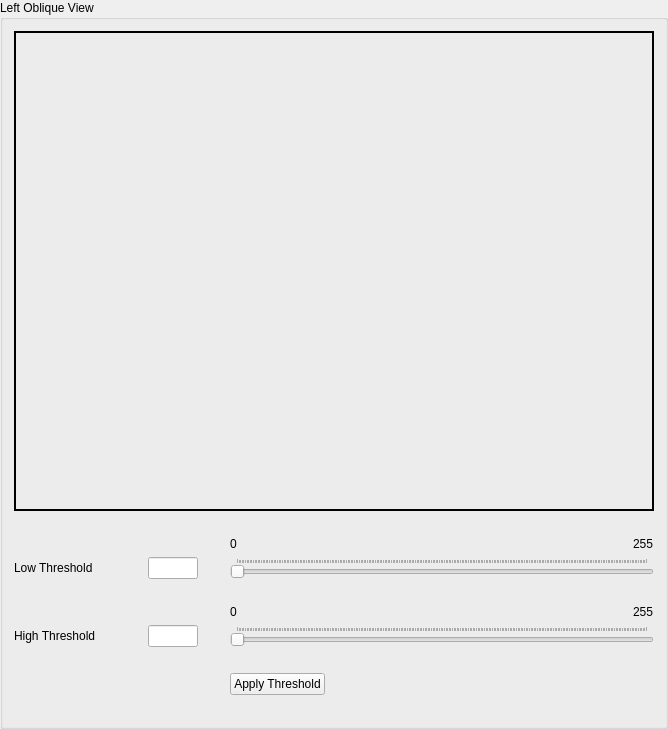
         <widget class="QGroupBox" name="groupBox_5">
          <property name="title">
           <string>Left Oblique View</string>
          </property>
          <layout class="QGridLayout" name="gridLayout_7">
           <item row="3" column="4" colspan="2">
            <widget class="QSlider" name="leftObliqueViewLowThreshSlider">
             <property name="maximum">
              <number>255</number>
             </property>
             <property name="orientation">
              <enum>Qt::Horizontal</enum>
             </property>
             <property name="tickPosition">
              <enum>QSlider::TicksAbove</enum>
             </property>
             <property name="tickInterval">
              <number>1</number>
             </property>
            </widget>
           </item>
           <item row="6" column="2">
            <widget class="QLineEdit" name="leftObliqueViewHighThreshField">
             <property name="sizePolicy">
              <sizepolicy hsizetype="Fixed" vsizetype="Fixed">
               <horstretch>0</horstretch>
               <verstretch>0</verstretch>
              </sizepolicy>
             </property>
             <property name="maximumSize">
              <size>
               <width>50</width>
               <height>30</height>
              </size>
             </property>
            </widget>
           </item>
           <item row="3" column="1">
            <spacer name="horizontalSpacer_13">
             <property name="orientation">
              <enum>Qt::Horizontal</enum>
             </property>
             <property name="sizeType">
              <enum>QSizePolicy::Fixed</enum>
             </property>
             <property name="sizeHint" stdset="0">
              <size>
               <width>40</width>
               <height>20</height>
              </size>
             </property>
            </spacer>
           </item>
           <item row="5" column="4">
            <widget class="QLabel" name="label_34">
             <property name="sizePolicy">
              <sizepolicy hsizetype="Fixed" vsizetype="Fixed">
               <horstretch>0</horstretch>
               <verstretch>0</verstretch>
              </sizepolicy>
             </property>
             <property name="text">
              <string>0</string>
             </property>
            </widget>
           </item>
           <item row="6" column="1">
            <spacer name="horizontalSpacer_19">
             <property name="orientation">
              <enum>Qt::Horizontal</enum>
             </property>
             <property name="sizeType">
              <enum>QSizePolicy::Fixed</enum>
             </property>
             <property name="sizeHint" stdset="0">
              <size>
               <width>40</width>
               <height>20</height>
              </size>
             </property>
            </spacer>
           </item>
           <item row="2" column="5" alignment="Qt::AlignRight">
            <widget class="QLabel" name="label_26">
             <property name="sizePolicy">
              <sizepolicy hsizetype="Fixed" vsizetype="Fixed">
               <horstretch>0</horstretch>
               <verstretch>0</verstretch>
              </sizepolicy>
             </property>
             <property name="text">
              <string>255</string>
             </property>
            </widget>
           </item>
           <item row="3" column="2">
            <widget class="QLineEdit" name="leftObliqueViewLowThreshField">
             <property name="sizePolicy">
              <sizepolicy hsizetype="Fixed" vsizetype="Fixed">
               <horstretch>0</horstretch>
               <verstretch>0</verstretch>
              </sizepolicy>
             </property>
             <property name="maximumSize">
              <size>
               <width>50</width>
               <height>30</height>
              </size>
             </property>
            </widget>
           </item>
           <item row="5" column="5" alignment="Qt::AlignRight">
            <widget class="QLabel" name="label_35">
             <property name="sizePolicy">
              <sizepolicy hsizetype="Fixed" vsizetype="Fixed">
               <horstretch>0</horstretch>
               <verstretch>0</verstretch>
              </sizepolicy>
             </property>
             <property name="text">
              <string>255</string>
             </property>
            </widget>
           </item>
           <item row="1" column="0">
            <spacer name="verticalSpacer_15">
             <property name="orientation">
              <enum>Qt::Vertical</enum>
             </property>
             <property name="sizeType">
              <enum>QSizePolicy::Fixed</enum>
             </property>
             <property name="sizeHint" stdset="0">
              <size>
               <width>20</width>
               <height>20</height>
              </size>
             </property>
            </spacer>
           </item>
           <item row="4" column="0">
            <spacer name="verticalSpacer_17">
             <property name="orientation">
              <enum>Qt::Vertical</enum>
             </property>
             <property name="sizeType">
              <enum>QSizePolicy::Fixed</enum>
             </property>
             <property name="sizeHint" stdset="0">
              <size>
               <width>20</width>
               <height>20</height>
              </size>
             </property>
            </spacer>
           </item>
           <item row="6" column="0">
            <widget class="QLabel" name="label_33">
             <property name="sizePolicy">
              <sizepolicy hsizetype="Fixed" vsizetype="Fixed">
               <horstretch>0</horstretch>
               <verstretch>0</verstretch>
              </sizepolicy>
             </property>
             <property name="text">
              <string>High Threshold</string>
             </property>
            </widget>
           </item>
           <item row="6" column="4" colspan="2">
            <widget class="QSlider" name="leftObliqueViewHighThreshSlider">
             <property name="maximum">
              <number>255</number>
             </property>
             <property name="orientation">
              <enum>Qt::Horizontal</enum>
             </property>
             <property name="tickPosition">
              <enum>QSlider::TicksAbove</enum>
             </property>
             <property name="tickInterval">
              <number>1</number>
             </property>
            </widget>
           </item>
           <item row="6" column="3">
            <spacer name="horizontalSpacer_20">
             <property name="orientation">
              <enum>Qt::Horizontal</enum>
             </property>
             <property name="sizeType">
              <enum>QSizePolicy::Fixed</enum>
             </property>
             <property name="sizeHint" stdset="0">
              <size>
               <width>20</width>
               <height>20</height>
              </size>
             </property>
            </spacer>
           </item>
           <item row="9" column="0">
            <spacer name="verticalSpacer_16">
             <property name="orientation">
              <enum>Qt::Vertical</enum>
             </property>
             <property name="sizeType">
              <enum>QSizePolicy::Fixed</enum>
             </property>
             <property name="sizeHint" stdset="0">
              <size>
               <width>20</width>
               <height>20</height>
              </size>
             </property>
            </spacer>
           </item>
           <item row="7" column="0">
            <spacer name="verticalSpacer_18">
             <property name="orientation">
              <enum>Qt::Vertical</enum>
             </property>
             <property name="sizeType">
              <enum>QSizePolicy::Fixed</enum>
             </property>
             <property name="sizeHint" stdset="0">
              <size>
               <width>20</width>
               <height>20</height>
              </size>
             </property>
            </spacer>
           </item>
           <item row="3" column="0">
            <widget class="QLabel" name="label_24">
             <property name="sizePolicy">
              <sizepolicy hsizetype="Fixed" vsizetype="Fixed">
               <horstretch>0</horstretch>
               <verstretch>0</verstretch>
              </sizepolicy>
             </property>
             <property name="text">
              <string>Low Threshold</string>
             </property>
            </widget>
           </item>
           <item row="0" column="0" colspan="6" alignment="Qt::AlignHCenter">
            <widget class="QLabel" name="leftObliqueViewEdgeImageLabel">
             <property name="sizePolicy">
              <sizepolicy hsizetype="Fixed" vsizetype="Fixed">
               <horstretch>0</horstretch>
               <verstretch>0</verstretch>
              </sizepolicy>
             </property>
             <property name="minimumSize">
              <size>
               <width>640</width>
               <height>480</height>
              </size>
             </property>
             <property name="frameShape">
              <enum>QFrame::WinPanel</enum>
             </property>
             <property name="text">
              <string/>
             </property>
            </widget>
           </item>
           <item row="2" column="4">
            <widget class="QLabel" name="label_25">
             <property name="sizePolicy">
              <sizepolicy hsizetype="Fixed" vsizetype="Fixed">
               <horstretch>0</horstretch>
               <verstretch>0</verstretch>
              </sizepolicy>
             </property>
             <property name="text">
              <string>0</string>
             </property>
            </widget>
           </item>
           <item row="3" column="3">
            <spacer name="horizontalSpacer_14">
             <property name="orientation">
              <enum>Qt::Horizontal</enum>
             </property>
             <property name="sizeType">
              <enum>QSizePolicy::Fixed</enum>
             </property>
             <property name="sizeHint" stdset="0">
              <size>
               <width>20</width>
               <height>20</height>
              </size>
             </property>
            </spacer>
           </item>
           <item row="8" column="4">
            <widget class="QPushButton" name="leftObliqueViewThreshApplyButton">
             <property name="text">
              <string>Apply Threshold</string>
             </property>
            </widget>
           </item>
          </layout>
         </widget>
